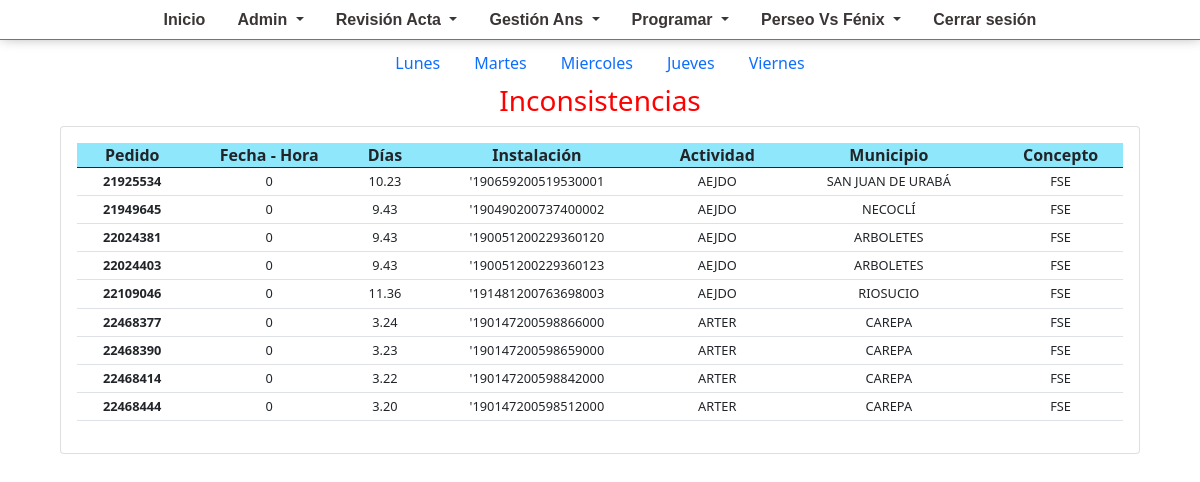
The app's page /programar/inconsistencias/ (signed in), older data.
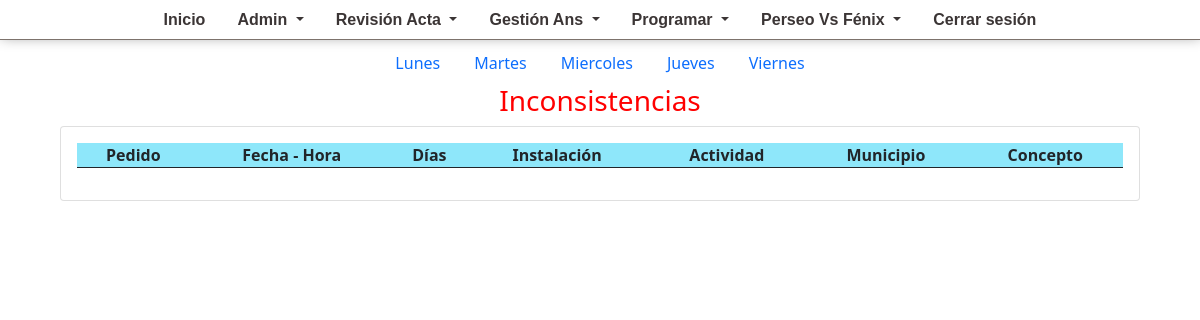
The same page, newer data.
### gestionvencimientos/models.py (models this page shows, shortened)
class Ans(models.Model):
    Pedido = models.TextField(max_length=100, default=0, null=True)
    Subped = models.CharField(max_length=100, default=0, null=True)
    Soli = models.CharField(max_length=200, null=True, default=0)
    Producto_id = models.CharField(max_length=200, null=True, default=0)
    Tipo_Trabajo = models.CharField(max_length=200, null=True, default=0)
    Tipo_Elemento_ID = models.CharField(max_length=200, null=True, default=0)
    Fecha_Recibo = models.CharField(max_length=500, default=0)
    Fecha_Ingreso_Sol = models.CharField(max_length=500, default=0)
    Fecha_Concepto = models.CharField(max_length=500, default=0)
    Fecha_Inicio_ANS = models.CharField(max_length=500, default=0)
    Días_ANS = models.DecimalField(decimal_places=2, max_digits=100, default=0.00)
    Estado = models.CharField(max_length=500, null=True, default=0)
    Concepto = models.CharField(max_length=500, null=True, default=0)
    Nombre_concepto = models.CharField(max_length=500, null=True, default=0)
    ClienteID = models.CharField(max_length=500, null=True, default=0)
    Nombre_Cliente = models.CharField(max_length=500, null=True, default=0)
    Telefono = models.CharField(max_length=100, null=True, default=0)
    Correo = models.CharField(max_length=100, null=True, default=0)
    Direccion_Correspondencia = models.CharField(max_length=5000, null=True)
    Municipio_Correspondencia = models.CharField(max_length=5000, null=True)
    Telefono_Contacto = models.CharField(max_length=5000, null=True, default=0)
    Celular_Contacto = models.CharField(max_length=5000, null=True, default=0)
    Direccion = models.CharField(max_length=5000, null=True)
    Municipio = models.CharField(max_length=5000, null=True)
    Instalación = models.CharField(max_length=5000, null=True)
    Area_Operativa = models.CharField(max_length=5000, null=True)
    Subzona = models.CharField(max_length=5000, null=True)
    Area_Trabajo = models.CharField(max_length=5000, null=True)
    Ruta = models.CharField(max_length=5000, null=True)
    Coordenadax = models.CharField(max_length=5000, null=True)
    Coordenaday = models.CharField(max_length=5000, null=True)
    Actividad = models.CharField(max_length=5000, null=True)
    Equipo = models.CharField(max_length=5000, null=True)
    Nombre = models.CharField(max_length=5000, null=True)
    Fecha_Programación = models.CharField(max_length=5000, default=0)
    Num_Proyecto = models.CharField(max_length=500, null=True)
    Tipo_Dirección = models.CharField(max_length=10000, null=True)
    Observación = models.CharField(max_length=5000, null=True)
    Observación_Solicitud = models.CharField(max_length=5000, null=True)
    Pedido_CRM = models.CharField(max_length=5000, null=True, default=0)
    dias_vencimiento = models.IntegerField(verbose_name="Dias de vencimiento", default=0)
    dias_vencimiento_epm = models.IntegerField(verbose_name="Dias de vencimiento epm", default=0)
    fecha_vencimiento = models.CharField(max_length=30, verbose_name="Fecha vencimiento", default=0)
    encargado = models.CharField(max_length=100, null=True)
    estado_cierre = models.IntegerField(default=0, null=True, blank=True)
    fecha_cierre = models.CharField(max_length=100, null=True, default=0)
    fecha_vence_sin_hora= models.CharField(max_length=50, default=0)
    hora_vencimiento = models.CharField(max_length=50, default=0)
    fecha_vence_epm= models.CharField(max_length=50, default=0)
    class Meta:
        ordering = ["fecha_vencimiento"]
        verbose_name = "Programador"
        verbose_name_plural = "Programador"

### programacion/views.py (the view)
# urls.py: path('inconsistencias/', inconsistencias, name="inconsistencias"),
@login_required
def inconsistencias(request):
    aeneses1 = Ans.objects.filter(Concepto='FSE')
    aeneses2 = Ans.objects.filter(Concepto='INFSM')
    aenese = []
    print(len(aeneses2))
    for a in aeneses1:
        aenese.append(a)
    for ae in aeneses2:
        aenese.append(ae)
    aeneses = cambiar_formato_fecha(aenese)
    return render(request, "inconsistencias.html", {"aneses": aeneses})

### gestionvencimientos/views.py (called while the page is built)
def cambiar_formato_fecha(fecha_a_cambiar):
    for l in fecha_a_cambiar:
        if l.fecha_vencimiento==None or l.fecha_vencimiento=='0' :
            pass
        else:
            fecha = l.fecha_vencimiento.replace('-','/')
            fecha_vencimiento   = datetime.strptime(fecha, "%Y/%m/%d %H:%M:%S")
            l.fecha_vencimiento = fecha_vencimiento.strftime("%d/%m/%Y %H:%M:%S")
    return fecha_a_cambiar

### programacion/templates/inconsistencias.html (shortened to what this page needs)
{% extends 'index.html' %} {% load static %} {% block head %} {% endblock head %}
{% block content %}
<div style="display: flex; justify-content: center" class="header-menu">
  <ul class="nav text-light">
    <li class="nav-item">
      <a class="nav-link" id="id_url_1" href="{% url 'pendientes' 1 %}"
        >Lunes</a
      >
    </li>
    <li class="nav-item">
      <a class="nav-link" id="id_url_2" href="{% url 'pendientes' 2 %}"
        >Martes</a
      >
    </li>
    <li class="nav-item">
      <a class="nav-link" id="id_url_3" href="{% url 'pendientes' 3 %}"
        >Miercoles</a
      >
    </li>
    <li class="nav-item">
      <a class="nav-link" id="id_url_4" href="{% url 'pendientes' 4 %}"
        >Jueves</a
      >
    </li>
    <li class="nav-item">
      <a class="nav-link" id="id_url_5" href="{% url 'pendientes' 5 %}"
        >Viernes</a
      >
    </li>
  </ul>
</div>
<h3 style="color: red;text-align: center;">Inconsistencias</h3>
<div class="table-id card mt-1" style="width: 90%; margin: auto">
  <div class="card-body">
    <table
      class="table table-sm table-hover"
      class="display nowrap"
      id="table_id"
    >
      <thead class="p-0">
        <tr class="text-center m-0 p-0" style="background-color: #8ee7fa">
          <th scope="col" class="p-0">Pedido</th>
          <th scope="col" class="p-0">Fecha - Hora</th>
          <th scope="col" class="p-0">Días</th>
          <th scope="col" class="p-0">Instalación</th>
          <th scope="col" class="p-0">Actividad</th>
          <th scope="col" class="p-0">Municipio</th>
          <th scope="col" class="p-0">Concepto</th>
        </tr>
      </thead>
      <tbody>
        {% for a in aneses %}
        <tr class="text-center p-0 tr">
          <th class="pt-1">{{ a.Pedido }}</th>
          <td class="m-0 pb-0">{{ a.fecha_vence_epm}}</td>
          <td class="m-0 pb-0">{{ a.Días_ANS }}</td>
          <td class="m-0 pb-0">{{ a.Instalación }}</td>
          <td class="m-0 pb-0">{{ a.Actividad }}</td>
          <td class="m-0 pb-0">{{ a.Municipio }}</td>
          <td class="m-0 pb-0">{{ a.Concepto }}</td>
        </tr>
        {% endfor %}
      </tbody>
    </table>
  </div>
</div>
{% endblock content %}

### gestionvencimientos/templates/index.html (shortened to what this page needs)
{% load static %}
<!DOCTYPE html>
<html lang="es">
  <head>
    <link href="{% static 'css/style_pendientes.css' %}" rel="stylesheet" />
    <link href="{% static 'icons/css/all.css' %}" rel="stylesheet" />
    <link
      href="https://cdn.jsdelivr.net/npm/bootstrap@5.0.2/dist/css/bootstrap.min.css"
      rel="stylesheet"
    />
    <link
      rel="stylesheet"
      href="{% static 'datatable/css/dataTables.bootstrap4.min.css' %}"
    />
    <link
      rel="stylesheet"
      href="{% static 'datatable/plugins/responsive-2.2.3/css/responsive.bootstrap4.min.css' %}"
    />
  </head>
  <body class="body">
    {% if request.user.is_authenticated %}
    <div class="header" id="sub-header">
      <ul class="nav">
        <li class="nav-item" id="inicio">
          <a class="nav-link" href="{% url 'home' %}">Inicio</a>
        </li>
        <li class="nav-item dropdown">
          <a
            class="nav-link dropdown-toggle"
            href="#"
            id="navbarDropdownMenuLink"
            role="button"
            data-bs-toggle="dropdown"
            aria-expanded="true"
          >
            Admin
          </a>
        </li>
        <li class="nav-item dropdown">
          <a
            class="nav-link dropdown-toggle"
            href="#"
            id="navbarDropdownMenuLink"
            role="button"
            data-bs-toggle="dropdown"
            aria-expanded="true"
          >
            Revisión Acta
          </a>
        </li>
        <li class="nav-item dropdown">
          <a
            class="nav-link dropdown-toggle"
            href="#"
            id="navbarDropdownMenuLink"
            role="button"
            data-bs-toggle="dropdown"
            aria-expanded="true"
          >
            Gestión Ans
          </a>
        </li>
        <li class="nav-item dropdown">
          <a
            class="nav-link dropdown-toggle"
            href="#"
            id="navbarDropdownMenuLink"
            role="button"
            data-bs-toggle="dropdown"
            aria-expanded="true"
          >
            Programar
          </a>
        </li>
        <li class="nav-item dropdown">
          <a class="nav-link dropdown-toggle" href="#" id="navbarDropdownMenuLink" role="button" data-bs-toggle="dropdown"
            aria-expanded="true">
            Perseo Vs Fénix
          </a>
        </li>
        {% if request.user.is_authenticated %}
        <li class="nav-item">
          <a class="nav-link" href="{% url 'logout' %}?next=/">Cerrar sesión</a>
        </li>
        {% endif %}
      </ul>
    </div>
    {% endif %} {% block content %}{% endblock content %}
  </body>
</html>

### gestionvencimientos/static/css/style_pendientes.css (style rules this page uses)
* { padding: 0; margin: 0; }
.header { border-bottom: solid 1px; display: flex; font-family: Arial, "Arial Unicode MS", sans-serif; justify-content: center; font-weight: bold; color:#7d736c; box-shadow: 1px -3px 14px rgb(0 0 0 / 40%); width: 100%; height: 40px; z-index: 1100; padding-bottom: 0px; }
.header .nav a { color: rgb(59, 53, 53); }
.header-menu { margin-top: 2px; }
.header-menu .nav .nav-item a { border-radius: 5px; margin: 1px; }

Row changes from the older to the newer data that the page shows:
removed Ans: Pedido "21925534", fecha_vence_epm "0", Días_ANS "10.23", Instalación "'190659200519530001", Actividad "AEJDO", Municipio "SAN JUAN DE URABÁ", Concepto "FSE"
removed Ans: Pedido "21949645", fecha_vence_epm "0", Días_ANS "9.43", Instalación "'190490200737400002", Actividad "AEJDO", Municipio "NECOCLÍ", Concepto "FSE"
removed Ans: Pedido "22024381", fecha_vence_epm "0", Días_ANS "9.43", Instalación "'190051200229360120", Actividad "AEJDO", Municipio "ARBOLETES", Concepto "FSE"
removed Ans: Pedido "22024403", fecha_vence_epm "0", Días_ANS "9.43", Instalación "'190051200229360123", Actividad "AEJDO", Municipio "ARBOLETES", Concepto "FSE"
removed Ans: Pedido "22109046", fecha_vence_epm "0", Días_ANS "11.36", Instalación "'191481200763698003", Actividad "AEJDO", Municipio "RIOSUCIO", Concepto "FSE"
removed Ans: Pedido "22468377", fecha_vence_epm "0", Días_ANS "3.24", Instalación "'190147200598866000", Actividad "ARTER", Municipio "CAREPA", Concepto "FSE"
removed Ans: Pedido "22468390", fecha_vence_epm "0", Días_ANS "3.23", Instalación "'190147200598659000", Actividad "ARTER", Municipio "CAREPA", Concepto "FSE"
removed Ans: Pedido "22468414", fecha_vence_epm "0", Días_ANS "3.22", Instalación "'190147200598842000", Actividad "ARTER", Municipio "CAREPA", Concepto "FSE"
removed Ans: Pedido "22468444", fecha_vence_epm "0", Días_ANS "3.20", Instalación "'190147200598512000", Actividad "ARTER", Municipio "CAREPA", Concepto "FSE"
